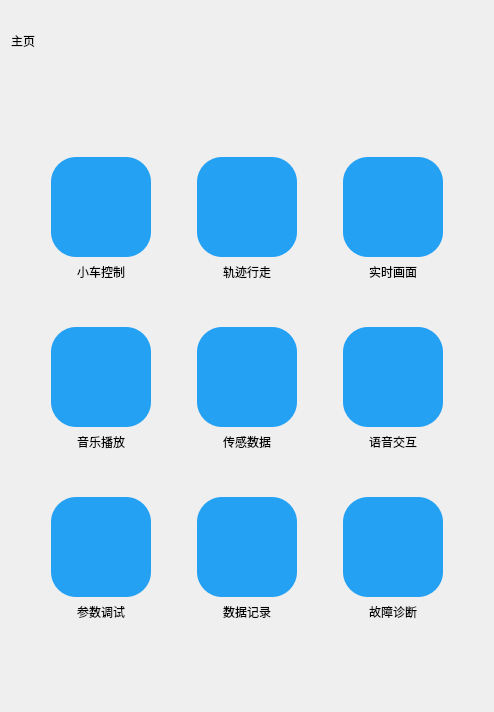
      <widget class="QWidget" name="HomePage">
       <property name="sizePolicy">
        <sizepolicy hsizetype="Preferred" vsizetype="Preferred">
         <horstretch>0</horstretch>
         <verstretch>0</verstretch>
        </sizepolicy>
       </property>
       <layout class="QVBoxLayout" name="verticalLayout_2">
        <item>
         <layout class="QHBoxLayout" name="horizontalLayout_7">
          <item>
           <widget class="QLabel" name="label">
            <property name="minimumSize">
             <size>
              <width>0</width>
              <height>60</height>
             </size>
            </property>
            <property name="styleSheet">
             <string notr="true">font: 18pt &quot;Microsoft YaHei UI&quot;;
color: rgb(0, 0, 0);</string>
            </property>
            <property name="text">
             <string>主页</string>
            </property>
           </widget>
          </item>
          <item>
           <spacer name="horizontalSpacer_10">
            <property name="orientation">
             <enum>Qt::Orientation::Horizontal</enum>
            </property>
            <property name="sizeHint" stdset="0">
             <size>
              <width>40</width>
              <height>20</height>
             </size>
            </property>
           </spacer>
          </item>
         </layout>
        </item>
        <item>
         <spacer name="verticalSpacer">
          <property name="orientation">
           <enum>Qt::Orientation::Vertical</enum>
          </property>
          <property name="sizeHint" stdset="0">
           <size>
            <width>20</width>
            <height>40</height>
           </size>
          </property>
         </spacer>
        </item>
        <item>
         <layout class="QGridLayout" name="gridLayout_2">
          <item row="4" column="2">
           <spacer name="verticalSpacer_11">
            <property name="orientation">
             <enum>Qt::Orientation::Vertical</enum>
            </property>
            <property name="sizeHint" stdset="0">
             <size>
              <width>20</width>
              <height>40</height>
             </size>
            </property>
           </spacer>
          </item>
          <item row="2" column="4">
           <spacer name="verticalSpacer_9">
            <property name="orientation">
             <enum>Qt::Orientation::Vertical</enum>
            </property>
            <property name="sizeHint" stdset="0">
             <size>
              <width>20</width>
              <height>40</height>
             </size>
            </property>
           </spacer>
          </item>
          <item row="1" column="2">
           <layout class="QVBoxLayout" name="verticalLayout_7">
            <item>
             <widget class="QPushButton" name="CarControlButton">
              <property name="sizePolicy">
               <sizepolicy hsizetype="Preferred" vsizetype="Fixed">
                <horstretch>0</horstretch>
                <verstretch>0</verstretch>
               </sizepolicy>
              </property>
              <property name="minimumSize">
               <size>
                <width>100</width>
                <height>100</height>
               </size>
              </property>
              <property name="maximumSize">
               <size>
                <width>100</width>
                <height>100</height>
               </size>
              </property>
              <property name="styleSheet">
               <string notr="true">QPushButton {
    border-radius: 25px;
    min-width: 100px;
    max-width: 100px;
    min-height: 100px;
    max-height: 100px;
    border: none;
    background-color: rgb(37, 161, 244);
    qproperty-icon: url(:/image/小车控制.png);
    qproperty-iconSize: 90px 90px;  /* 控制图标大小 */
}

QPushButton:pressed {
    background-color: rgb(30, 129, 195);
}</string>
              </property>
              <property name="text">
               <string/>
              </property>
             </widget>
            </item>
            <item>
             <widget class="QLabel" name="label_4">
              <property name="layoutDirection">
               <enum>Qt::LayoutDirection::LeftToRight</enum>
              </property>
              <property name="styleSheet">
               <string notr="true">font: 18pt &quot;Microsoft YaHei UI&quot;;
color: rgb(0, 0, 0);</string>
              </property>
              <property name="text">
               <string>小车控制</string>
              </property>
              <property name="alignment">
               <set>Qt::AlignmentFlag::AlignCenter</set>
              </property>
             </widget>
            </item>
           </layout>
          </item>
          <item row="1" column="6">
           <layout class="QVBoxLayout" name="verticalLayout_10">
            <item>
             <widget class="QPushButton" name="CameraButton">
              <property name="sizePolicy">
               <sizepolicy hsizetype="Preferred" vsizetype="Fixed">
                <horstretch>0</horstretch>
                <verstretch>0</verstretch>
               </sizepolicy>
              </property>
              <property name="minimumSize">
               <size>
                <width>100</width>
                <height>100</height>
               </size>
              </property>
              <property name="maximumSize">
               <size>
                <width>100</width>
                <height>100</height>
               </size>
              </property>
              <property name="styleSheet">
               <string notr="true">QPushButton {
    border-radius: 25px;
    min-width: 100px;
    max-width: 100px;
    min-height: 100px;
    max-height: 100px;
    border: none;
    background-color: rgb(37, 161, 244);
    qproperty-icon: url(:/image/实时画面.png);
    qproperty-iconSize: 90px 90px;  /* 控制图标大小 */
}

QPushButton:pressed {
    background-color: rgb(30, 129, 195);
}</string>
              </property>
              <property name="text">
               <string/>
              </property>
             </widget>
            </item>
            <item>
             <widget class="QLabel" name="label_6">
              <property name="styleSheet">
               <string notr="true">font: 18pt &quot;Microsoft YaHei UI&quot;;
color: rgb(0, 0, 0);</string>
              </property>
              <property name="text">
               <string>实时画面</string>
              </property>
              <property name="alignment">
               <set>Qt::AlignmentFlag::AlignCenter</set>
              </property>
             </widget>
            </item>
           </layout>
          </item>
          <item row="3" column="4">
           <layout class="QVBoxLayout" name="verticalLayout_12">
            <item>
             <widget class="QPushButton" name="SenSorDataButton">
              <property name="sizePolicy">
               <sizepolicy hsizetype="Preferred" vsizetype="Fixed">
                <horstretch>0</horstretch>
                <verstretch>0</verstretch>
               </sizepolicy>
              </property>
              <property name="minimumSize">
               <size>
                <width>100</width>
                <height>100</height>
               </size>
              </property>
              <property name="maximumSize">
               <size>
                <width>100</width>
                <height>100</height>
               </size>
              </property>
              <property name="styleSheet">
               <string notr="true">QPushButton {
    border-radius: 25px;
    min-width: 100px;
    max-width: 100px;
    min-height: 100px;
    max-height: 100px;
    border: none;
    background-color: rgb(37, 161, 244);
    qproperty-icon: url(:/image/传感数据.png);
    qproperty-iconSize: 90px 90px;  /* 控制图标大小 */
}

QPushButton:pressed {
    background-color: rgb(30, 129, 195);
}</string>
              </property>
              <property name="text">
               <string/>
              </property>
             </widget>
            </item>
            <item>
             <widget class="QLabel" name="label_8">
              <property name="styleSheet">
               <string notr="true">font: 18pt &quot;Microsoft YaHei UI&quot;;
color: rgb(0, 0, 0);</string>
              </property>
              <property name="text">
               <string>传感数据</string>
              </property>
              <property name="alignment">
               <set>Qt::AlignmentFlag::AlignCenter</set>
              </property>
             </widget>
            </item>
           </layout>
          </item>
          <item row="4" column="4">
           <spacer name="verticalSpacer_10">
            <property name="orientation">
             <enum>Qt::Orientation::Vertical</enum>
            </property>
            <property name="sizeHint" stdset="0">
             <size>
              <width>20</width>
              <height>40</height>
             </size>
            </property>
           </spacer>
          </item>
          <item row="1" column="1">
           <spacer name="horizontalSpacer_33">
            <property name="orientation">
             <enum>Qt::Orientation::Horizontal</enum>
            </property>
            <property name="sizeHint" stdset="0">
             <size>
              <width>40</width>
              <height>20</height>
             </size>
            </property>
           </spacer>
          </item>
          <item row="6" column="2">
           <spacer name="verticalSpacer_16">
            <property name="orientation">
             <enum>Qt::Orientation::Vertical</enum>
            </property>
            <property name="sizeHint" stdset="0">
             <size>
              <width>20</width>
              <height>40</height>
             </size>
            </property>
           </spacer>
          </item>
          <item row="5" column="4">
           <layout class="QVBoxLayout" name="verticalLayout_16">
            <item>
             <widget class="QPushButton" name="DataRecordButton">
              <property name="minimumSize">
               <size>
                <width>100</width>
                <height>100</height>
               </size>
              </property>
              <property name="maximumSize">
               <size>
                <width>100</width>
                <height>100</height>
               </size>
              </property>
              <property name="styleSheet">
               <string notr="true">QPushButton {
    border-radius: 25px;
    min-width: 100px;
    max-width: 100px;
    min-height: 100px;
    max-height: 100px;
    border: none;
    background-color: rgb(37, 161, 244);
    qproperty-icon: url(:/image/数据记录.png);
    qproperty-iconSize: 90px 90px;  /* 控制图标大小 */
}

QPushButton:pressed {
    background-color: rgb(30, 129, 195);
}</string>
              </property>
              <property name="text">
               <string/>
              </property>
             </widget>
            </item>
            <item>
             <widget class="QLabel" name="label_12">
              <property name="styleSheet">
               <string notr="true">font: 18pt &quot;Microsoft YaHei UI&quot;;
color: rgb(0, 0, 0);</string>
              </property>
              <property name="text">
               <string>数据记录</string>
              </property>
              <property name="alignment">
               <set>Qt::AlignmentFlag::AlignCenter</set>
              </property>
             </widget>
            </item>
           </layout>
          </item>
          <item row="3" column="6">
           <layout class="QVBoxLayout" name="verticalLayout_13">
            <item>
             <widget class="QPushButton" name="VoiceInteractionButton">
              <property name="minimumSize">
               <size>
                <width>100</width>
                <height>100</height>
               </size>
              </property>
              <property name="maximumSize">
               <size>
                <width>100</width>
                <height>100</height>
               </size>
              </property>
              <property name="styleSheet">
               <string notr="true">QPushButton {
    border-radius: 25px;
    min-width: 100px;
    max-width: 100px;
    min-height: 100px;
    max-height: 100px;
    border: none;
    background-color: rgb(37, 161, 244);
    qproperty-icon: url(:/image/语音交互.png);
    qproperty-iconSize: 90px 90px;  /* 控制图标大小 */
}

QPushButton:pressed {
    background-color: rgb(30, 129, 195);
}</string>
              </property>
              <property name="text">
               <string/>
              </property>
             </widget>
            </item>
            <item>
             <widget class="QLabel" name="label_10">
              <property name="styleSheet">
               <string notr="true">font: 18pt &quot;Microsoft YaHei UI&quot;;
color: rgb(0, 0, 0);</string>
              </property>
              <property name="text">
               <string>语音交互</string>
              </property>
              <property name="alignment">
               <set>Qt::AlignmentFlag::AlignCenter</set>
              </property>
             </widget>
            </item>
           </layout>
          </item>
          <item row="2" column="6">
           <spacer name="verticalSpacer_13">
            <property name="orientation">
             <enum>Qt::Orientation::Vertical</enum>
            </property>
            <property name="sizeHint" stdset="0">
             <size>
              <width>20</width>
              <height>40</height>
             </size>
            </property>
           </spacer>
          </item>
          <item row="5" column="3">
           <spacer name="horizontalSpacer_29">
            <property name="orientation">
             <enum>Qt::Orientation::Horizontal</enum>
            </property>
            <property name="sizeHint" stdset="0">
             <size>
              <width>40</width>
              <height>20</height>
             </size>
            </property>
           </spacer>
          </item>
          <item row="5" column="2">
           <layout class="QVBoxLayout" name="verticalLayout_14">
            <item>
             <widget class="QPushButton" name="ParameterButton">
              <property name="minimumSize">
               <size>
                <width>100</width>
                <height>100</height>
               </size>
              </property>
              <property name="maximumSize">
               <size>
                <width>100</width>
                <height>100</height>
               </size>
              </property>
              <property name="styleSheet">
               <string notr="true">QPushButton {
    border-radius: 25px;
    min-width: 100px;
    max-width: 100px;
    min-height: 100px;
    max-height: 100px;
    border: none;
    background-color: rgb(37, 161, 244);
    qproperty-icon: url(:/image/参数调试.png);
    qproperty-iconSize: 90px 90px;  /* 控制图标大小 */
}

QPushButton:pressed {
    background-color: rgb(30, 129, 195);
}</string>
              </property>
              <property name="text">
               <string/>
              </property>
             </widget>
            </item>
            <item>
             <widget class="QLabel" name="label_11">
              <property name="styleSheet">
               <string notr="true">font: 18pt &quot;Microsoft YaHei UI&quot;;
color: rgb(0, 0, 0);</string>
              </property>
              <property name="text">
               <string>参数调试</string>
              </property>
              <property name="alignment">
               <set>Qt::AlignmentFlag::AlignCenter</set>
              </property>
             </widget>
            </item>
           </layout>
          </item>
          <item row="0" column="4">
           <spacer name="verticalSpacer_19">
            <property name="orientation">
             <enum>Qt::Orientation::Vertical</enum>
            </property>
            <property name="sizeHint" stdset="0">
             <size>
              <width>20</width>
              <height>40</height>
             </size>
            </property>
           </spacer>
          </item>
          <item row="5" column="1">
           <spacer name="horizontalSpacer_34">
            <property name="orientation">
             <enum>Qt::Orientation::Horizontal</enum>
            </property>
            <property name="sizeHint" stdset="0">
             <size>
              <width>40</width>
              <height>20</height>
             </size>
            </property>
           </spacer>
          </item>
          <item row="3" column="5">
           <spacer name="horizontalSpacer_31">
            <property name="orientation">
             <enum>Qt::Orientation::Horizontal</enum>
            </property>
            <property name="sizeHint" stdset="0">
             <size>
              <width>40</width>
              <height>20</height>
             </size>
            </property>
           </spacer>
          </item>
          <item row="3" column="3">
           <spacer name="horizontalSpacer_28">
            <property name="orientation">
             <enum>Qt::Orientation::Horizontal</enum>
            </property>
            <property name="sizeHint" stdset="0">
             <size>
              <width>40</width>
              <height>20</height>
             </size>
            </property>
           </spacer>
          </item>
          <item row="3" column="2">
           <layout class="QVBoxLayout" name="verticalLayout_11">
            <item>
             <widget class="QPushButton" name="MusicButton">
              <property name="sizePolicy">
               <sizepolicy hsizetype="Preferred" vsizetype="Fixed">
                <horstretch>0</horstretch>
                <verstretch>0</verstretch>
               </sizepolicy>
              </property>
              <property name="minimumSize">
               <size>
                <width>100</width>
                <height>100</height>
               </size>
              </property>
              <property name="maximumSize">
               <size>
                <width>100</width>
                <height>100</height>
               </size>
              </property>
              <property name="styleSheet">
               <string notr="true">QPushButton {
    border-radius: 25px;
    min-width: 100px;
    max-width: 100px;
    min-height: 100px;
    max-height: 100px;
    border: none;
    background-color: rgb(37, 161, 244);
    qproperty-icon: url(:/image/音乐播放.png);
    qproperty-iconSize: 90px 90px;  /* 控制图标大小 */
}

QPushButton:pressed {
    background-color: rgb(30, 129, 195);
}</string>
              </property>
              <property name="text">
               <string/>
              </property>
             </widget>
            </item>
            <item>
             <widget class="QLabel" name="label_7">
              <property name="styleSheet">
               <string notr="true">font: 18pt &quot;Microsoft YaHei UI&quot;;
color: rgb(0, 0, 0);</string>
              </property>
              <property name="text">
               <string>音乐播放</string>
              </property>
              <property name="alignment">
               <set>Qt::AlignmentFlag::AlignCenter</set>
              </property>
             </widget>
            </item>
           </layout>
          </item>
          <item row="3" column="1">
           <spacer name="horizontalSpacer_32">
            <property name="orientation">
             <enum>Qt::Orientation::Horizontal</enum>
            </property>
            <property name="sizeHint" stdset="0">
             <size>
              <width>40</width>
              <height>20</height>
             </size>
            </property>
           </spacer>
          </item>
          <item row="6" column="6">
           <spacer name="verticalSpacer_17">
            <property name="orientation">
             <enum>Qt::Orientation::Vertical</enum>
            </property>
            <property name="sizeHint" stdset="0">
             <size>
              <width>20</width>
              <height>40</height>
             </size>
            </property>
           </spacer>
          </item>
          <item row="1" column="5">
           <spacer name="horizontalSpacer_27">
            <property name="orientation">
             <enum>Qt::Orientation::Horizontal</enum>
            </property>
            <property name="sizeHint" stdset="0">
             <size>
              <width>40</width>
              <height>20</height>
             </size>
            </property>
           </spacer>
          </item>
          <item row="5" column="5">
           <spacer name="horizontalSpacer_30">
            <property name="orientation">
             <enum>Qt::Orientation::Horizontal</enum>
            </property>
            <property name="sizeHint" stdset="0">
             <size>
              <width>40</width>
              <height>20</height>
             </size>
            </property>
           </spacer>
          </item>
          <item row="1" column="3">
           <spacer name="horizontalSpacer_26">
            <property name="orientation">
             <enum>Qt::Orientation::Horizontal</enum>
            </property>
            <property name="sizeHint" stdset="0">
             <size>
              <width>40</width>
              <height>20</height>
             </size>
            </property>
           </spacer>
          </item>
          <item row="5" column="6">
           <layout class="QVBoxLayout" name="verticalLayout_17">
            <item>
             <widget class="QPushButton" name="FaultButton">
              <property name="minimumSize">
               <size>
                <width>100</width>
                <height>100</height>
               </size>
              </property>
              <property name="maximumSize">
               <size>
                <width>100</width>
                <height>100</height>
               </size>
              </property>
              <property name="styleSheet">
               <string notr="true">QPushButton {
    border-radius: 25px;
    min-width: 100px;
    max-width: 100px;
    min-height: 100px;
    max-height: 100px;
    border: none;
    background-color: rgb(37, 161, 244);
    qproperty-icon: url(:/image/故障诊断.png);
    qproperty-iconSize: 90px 90px;  /* 控制图标大小 */
}

QPushButton:pressed {
    background-color: rgb(30, 129, 195);
}</string>
              </property>
              <property name="text">
               <string/>
              </property>
             </widget>
            </item>
            <item>
             <widget class="QLabel" name="label_13">
              <property name="styleSheet">
               <string notr="true">font: 18pt &quot;Microsoft YaHei UI&quot;;
color: rgb(0, 0, 0);</string>
              </property>
              <property name="text">
               <string>故障诊断</string>
              </property>
              <property name="alignment">
               <set>Qt::AlignmentFlag::AlignCenter</set>
              </property>
             </widget>
            </item>
           </layout>
          </item>
          <item row="4" column="6">
           <spacer name="verticalSpacer_14">
            <property name="orientation">
             <enum>Qt::Orientation::Vertical</enum>
            </property>
            <property name="sizeHint" stdset="0">
             <size>
              <width>20</width>
              <height>40</height>
             </size>
            </property>
           </spacer>
          </item>
          <item row="0" column="6">
           <spacer name="verticalSpacer_20">
            <property name="orientation">
             <enum>Qt::Orientation::Vertical</enum>
            </property>
            <property name="sizeHint" stdset="0">
             <size>
              <width>20</width>
              <height>40</height>
             </size>
            </property>
           </spacer>
          </item>
          <item row="1" column="4">
           <layout class="QVBoxLayout" name="verticalLayout_9">
            <item>
             <widget class="QPushButton" name="TrajectoryButton">
              <property name="sizePolicy">
               <sizepolicy hsizetype="Preferred" vsizetype="Fixed">
                <horstretch>0</horstretch>
                <verstretch>0</verstretch>
               </sizepolicy>
              </property>
              <property name="minimumSize">
               <size>
                <width>100</width>
                <height>100</height>
               </size>
              </property>
              <property name="maximumSize">
               <size>
                <width>100</width>
                <height>100</height>
               </size>
              </property>
              <property name="styleSheet">
               <string notr="true">QPushButton {
    border-radius: 25px;
    min-width: 100px;
    max-width: 100px;
    min-height: 100px;
    max-height: 100px;
    border: none;
    background-color: rgb(37, 161, 244);
    qproperty-icon: url(:/image/轨迹行走.png);
    qproperty-iconSize: 90px 90px;  /* 控制图标大小 */
}

QPushButton:pressed {
    background-color: rgb(30, 129, 195);
}</string>
              </property>
              <property name="text">
               <string/>
              </property>
             </widget>
            </item>
            <item>
             <widget class="QLabel" name="label_5">
              <property name="styleSheet">
               <string notr="true">font: 18pt &quot;Microsoft YaHei UI&quot;;
color: rgb(0, 0, 0);</string>
              </property>
              <property name="text">
               <string>轨迹行走</string>
              </property>
              <property name="alignment">
               <set>Qt::AlignmentFlag::AlignCenter</set>
              </property>
             </widget>
            </item>
           </layout>
          </item>
          <item row="0" column="2">
           <spacer name="verticalSpacer_18">
            <property name="orientation">
             <enum>Qt::Orientation::Vertical</enum>
            </property>
            <property name="sizeHint" stdset="0">
             <size>
              <width>20</width>
              <height>40</height>
             </size>
            </property>
           </spacer>
          </item>
          <item row="2" column="2">
           <spacer name="verticalSpacer_12">
            <property name="orientation">
             <enum>Qt::Orientation::Vertical</enum>
            </property>
            <property name="sizeHint" stdset="0">
             <size>
              <width>20</width>
              <height>40</height>
             </size>
            </property>
           </spacer>
          </item>
          <item row="6" column="4">
           <spacer name="verticalSpacer_15">
            <property name="orientation">
             <enum>Qt::Orientation::Vertical</enum>
            </property>
            <property name="sizeHint" stdset="0">
             <size>
              <width>20</width>
              <height>40</height>
             </size>
            </property>
           </spacer>
          </item>
          <item row="1" column="7">
           <spacer name="horizontalSpacer_35">
            <property name="orientation">
             <enum>Qt::Orientation::Horizontal</enum>
            </property>
            <property name="sizeHint" stdset="0">
             <size>
              <width>40</width>
              <height>20</height>
             </size>
            </property>
           </spacer>
          </item>
          <item row="3" column="7">
           <spacer name="horizontalSpacer_36">
            <property name="orientation">
             <enum>Qt::Orientation::Horizontal</enum>
            </property>
            <property name="sizeHint" stdset="0">
             <size>
              <width>40</width>
              <height>20</height>
             </size>
            </property>
           </spacer>
          </item>
          <item row="5" column="7">
           <spacer name="horizontalSpacer_37">
            <property name="orientation">
             <enum>Qt::Orientation::Horizontal</enum>
            </property>
            <property name="sizeHint" stdset="0">
             <size>
              <width>40</width>
              <height>20</height>
             </size>
            </property>
           </spacer>
          </item>
         </layout>
        </item>
        <item>
         <spacer name="verticalSpacer_2">
          <property name="orientation">
           <enum>Qt::Orientation::Vertical</enum>
          </property>
          <property name="sizeHint" stdset="0">
           <size>
            <width>20</width>
            <height>40</height>
           </size>
          </property>
         </spacer>
        </item>
       </layout>
      </widget>
